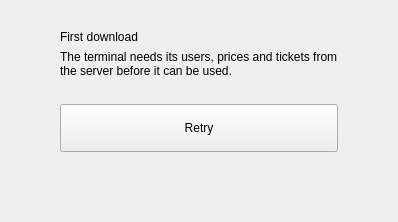
<?xml version="1.0" encoding="UTF-8"?>
<ui version="4.0">
 <class>FirstSyncPage</class>
 <widget class="QWidget" name="FirstSyncPage">
  <layout class="QVBoxLayout" name="firstSyncLayout">
   <property name="leftMargin"><number>60</number></property>
   <property name="topMargin"><number>30</number></property>
   <property name="rightMargin"><number>60</number></property>
   <property name="bottomMargin"><number>30</number></property>
   <property name="spacing"><number>6</number></property>
   <item>
    <widget class="QLabel" name="pageTitle">
     <property name="text"><string>First download</string></property>
    </widget>
   </item>
   <item>
    <widget class="QLabel" name="firstSyncIntro">
     <property name="text"><string>The terminal needs its users, prices and tickets from the server before it can be used.</string></property>
     <property name="wordWrap"><bool>true</bool></property>
    </widget>
   </item>
   <item>
    <widget class="QLabel" name="firstSyncStatus">
     <property name="wordWrap"><bool>true</bool></property>
    </widget>
   </item>
   <item>
    <widget class="QPushButton" name="retryButton">
     <property name="text"><string>Retry</string></property>
     <property name="minimumSize"><size><width>0</width><height>48</height></size></property>
    </widget>
   </item>
   <item>
    <spacer name="spacer5">
     <property name="orientation"><enum>Qt::Vertical</enum></property>
     <property name="sizeType"><enum>QSizePolicy::Expanding</enum></property>
     <property name="sizeHint" stdset="0"><size><width>20</width><height>40</height></size></property>
    </spacer>
   </item>
  </layout>
 </widget>
 <resources/>
 <connections/>
</ui>
